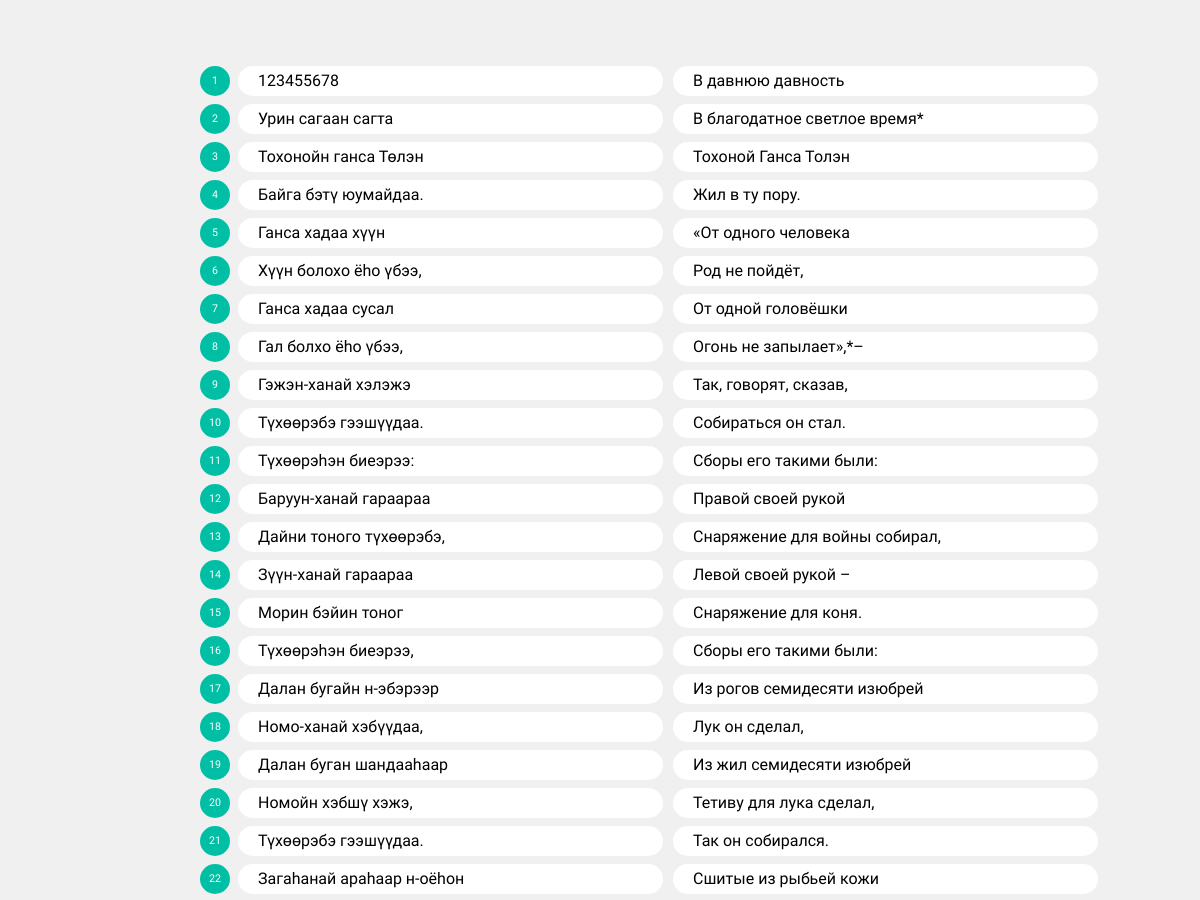
Before: /annotation_tool/workspace/1/edit/ (signed in, upper part) with the older database file.
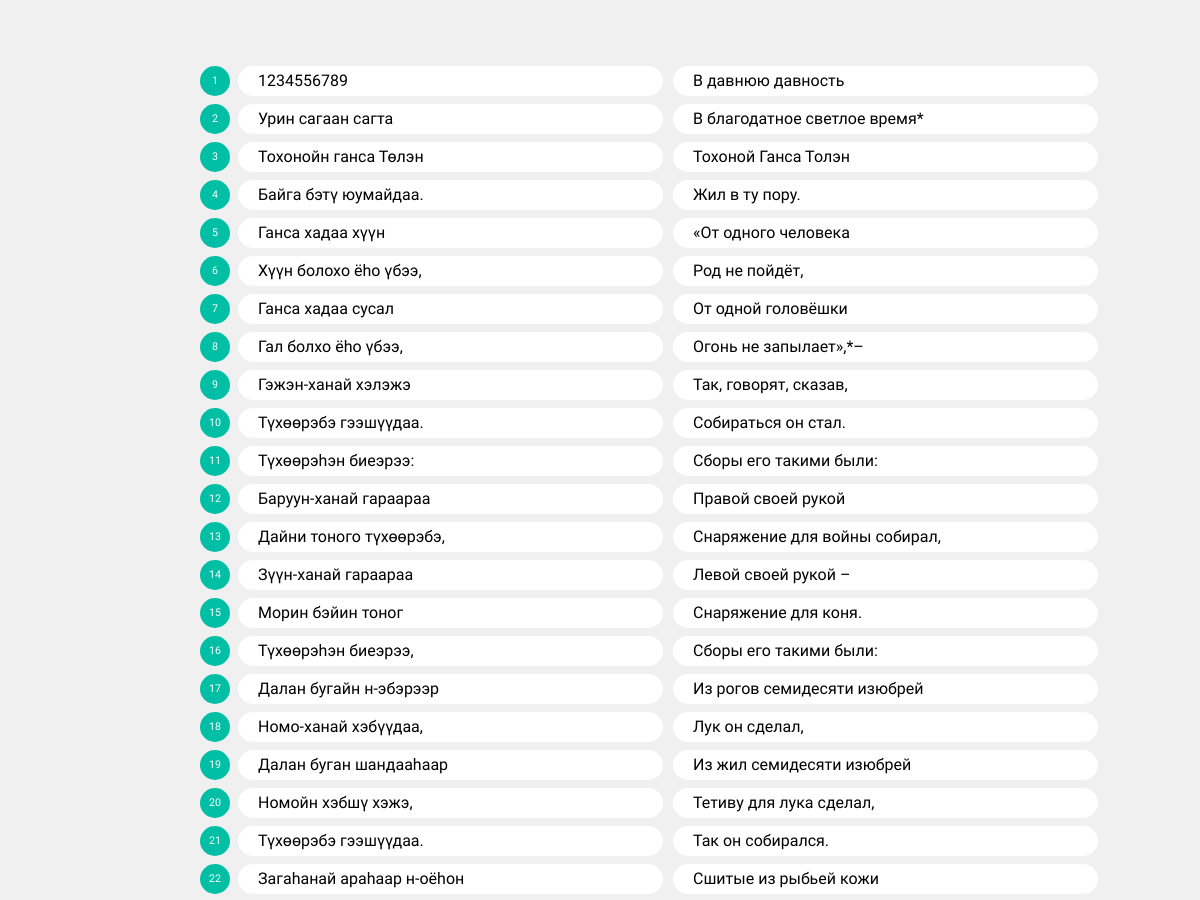
After: the same page with the newer database file.
### annotation_tool/models.py (models this page shows, shortened)
class Line(models.Model):
    block = models.ForeignKey(Block, on_delete=models.CASCADE, null=True)
    position = models.IntegerField(null=True)
    text_right = models.CharField(max_length=500, default="Не указано")
    text_left = models.CharField(max_length=500, default="Не указано")
    tags = GenericRelation(TaggedItem, null=True)
    class Meta:
        unique_together = (("block", "position"),)

### annotation_tool/views.py (the view)
# urls.py: url(r'^workspace/(?P<pk>\d+)/edit/$', views.Workspace, name='workspace'),
def Workspace(request, pk):
    if request.user.is_authenticated:
        block = Block.objects.get(pk=pk)
        lines = Line.objects.all().filter(block=block).order_by('position')
        return render(request, 'annotation_tool/main.html', {'lines': lines, 'pk': pk})
    else:
        return redirect('annotation_tool:user_login')

### annotation_tool/templatetags/tags.py (called while the page is built)
@register.filter(name='get_class')
def get_class(value):
  return value.__class__.__name__

### templates/annotation_tool/main.html (shortened to what this page needs)
<!DOCTYPE html>
<html lang="en">
<head>
    {% load static %}
    {% load tags %}
    <link rel="stylesheet" type="text/css" href="{% static 'css/main-style.css' %}">
    <link rel="stylesheet" type="text/css" href="{% static 'css/all.css' %}">
    <link rel="stylesheet" type="text/css" href="{% static 'css/fixer-style.css' %}">
    <link rel="stylesheet" type="text/css" href="{% static 'css/tooltip-style.css' %}">
    <link rel="stylesheet" type="text/css" href="{% static 'css/animate.css' %}">
    <link rel="stylesheet" type="text/css" href="{% static 'css/window-style.css' %}">
    <link rel="stylesheet" type="text/css" href="{% static 'css/search-style.css' %}">
    <link rel="stylesheet" type="text/css" href="{% static 'css/tree-style.css' %}">
    <link rel="stylesheet" type="text/css" href="{% static 'css/create-style.css' %}">
    <link rel="stylesheet" type="text/css" href="{% static 'css/item-style.css' %}">
</head>
<body>
    <div class="block" id="block" data-pk="{{ pk }}">
        {% if lines %}
            {% for line in lines %}
                    <div class="item" data-pk="{{line.pk}}" data-model="{{ line|get_class }}">
                        <p style="display: none">Строка - </p><p style="min-width: 20px">{{ line.position }}</p>
                    </div>
                    <div style="" class="line"><p>{{ line.text_left }}</p></div>
                    <div style="" class="line" ><p>{{ line.text_right }}</p></div>
            {% endfor %}
        {% endif %}
    </div>
</body>
</html>

Changed rows visible on the page:
changed Line "В давнюю давность": text_left "123455678" → "1234556789"
